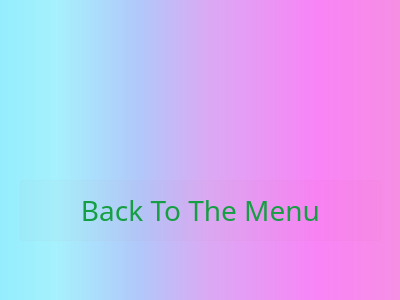
<?xml version="1.0" encoding="UTF-8"?>
<ui version="4.0">
 <class>res</class>
 <widget class="QWidget" name="res">
  <property name="geometry">
   <rect>
    <x>0</x>
    <y>0</y>
    <width>400</width>
    <height>300</height>
   </rect>
  </property>
  <property name="windowTitle">
   <string>Result</string>
  </property>
  <property name="styleSheet">
   <string notr="true">background-color: qlineargradient(spread:pad, x1:0, y1:1, x2:1, y2:1, stop:0 rgba(148, 237, 253, 255), stop:0.142045 rgba(166, 241, 253, 255), stop:0.346369 rgba(177, 200, 250, 255), stop:0.517045 rgba(218, 170, 244, 255), stop:0.793041 rgba(249, 132, 246, 255), stop:0.991905 rgba(246, 142, 228, 255));
font-family: Disco Duck;
cursor: Hotline Black Normal Select</string>
  </property>
  <widget class="QLabel" name="reslabel">
   <property name="geometry">
    <rect>
     <x>0</x>
     <y>0</y>
     <width>400</width>
     <height>150</height>
    </rect>
   </property>
   <property name="font">
    <font>
     <family>Disco Duck</family>
     <pointsize>21</pointsize>
     <italic>false</italic>
     <bold>false</bold>
    </font>
   </property>
   <property name="layoutDirection">
    <enum>Qt::LeftToRight</enum>
   </property>
   <property name="autoFillBackground">
    <bool>false</bool>
   </property>
   <property name="styleSheet">
    <string notr="true">background: transparent;
align: center;
color: rgb(99, 27, 62);</string>
   </property>
   <property name="text">
    <string/>
   </property>
   <property name="alignment">
    <set>Qt::AlignCenter</set>
   </property>
  </widget>
  <widget class="QPushButton" name="bttm">
   <property name="geometry">
    <rect>
     <x>20</x>
     <y>180</y>
     <width>361</width>
     <height>61</height>
    </rect>
   </property>
   <property name="styleSheet">
    <string notr="true">
QPushButton{
	color: rgb(22, 158, 67);
background-color: rgba(227,30,76,5);
border: 1px solid rgba(227, 30, 76, 5);
border-radius: 3px;
width: 125px;
height: 20px;
font:21pt;
}
QPushButton:hover{
background-color: rgba(227,30,76,70);
font:26pt;
}
QPushButton:pressed{
background-color: rgba(227,30,76,85);
font:24pt;
}
</string>
   </property>
   <property name="text">
    <string>Back To The Menu</string>
   </property>
  </widget>
 </widget>
 <resources/>
 <connections/>
</ui>
